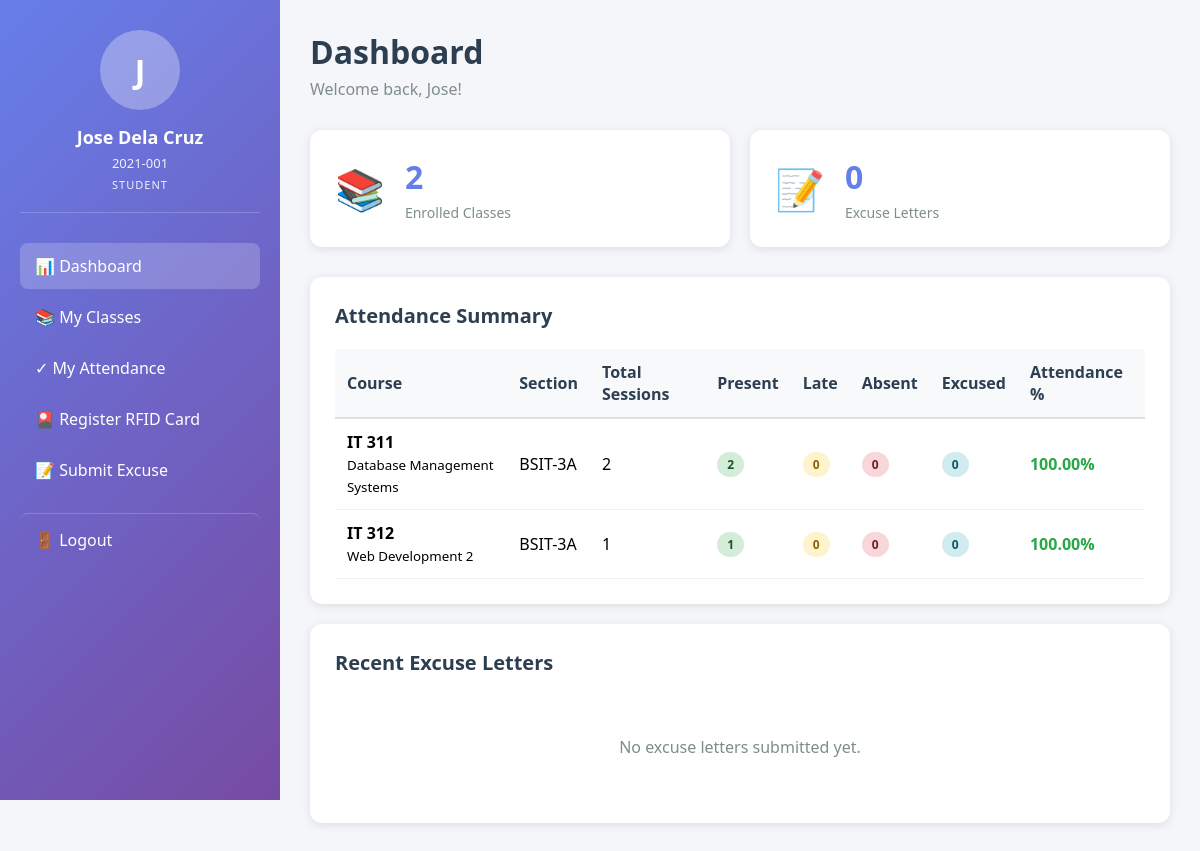
The page /student_dashboard.php (signed in) on the database its author committed.
### tables this page shows
CREATE TABLE students (
    student_id INT AUTO_INCREMENT PRIMARY KEY,
    user_id INT UNIQUE NOT NULL,
    student_number VARCHAR(20) UNIQUE NOT NULL,
    rfid_uid VARCHAR(50) UNIQUE NULL COMMENT 'RFID card unique identifier',
    rfid_registered_at TIMESTAMP NULL COMMENT 'When RFID was registered',
    rfid_registered_by INT NULL COMMENT 'Who registered the RFID (user_id)',
    rfid_status ENUM('active', 'deactivated') DEFAULT 'active' COMMENT 'Card status',
    rfid_deactivated_at TIMESTAMP NULL COMMENT 'When card was deactivated',
    rfid_deactivation_reason VARCHAR(255) NULL COMMENT 'Why card was deactivated',
    year_level TINYINT NOT NULL,
    program VARCHAR(50) NOT NULL,
    section VARCHAR(20),
    FOREIGN KEY (user_id) REFERENCES users(user_id) ON DELETE CASCADE,
    FOREIGN KEY (rfid_registered_by) REFERENCES users(user_id) ON DELETE SET NULL,
    INDEX idx_student_number (student_number),
    INDEX idx_rfid_uid (rfid_uid),
    INDEX idx_program_section (program, section)
);

CREATE TABLE users (
    user_id INT AUTO_INCREMENT PRIMARY KEY,
    username VARCHAR(50) UNIQUE NOT NULL,
    password VARCHAR(255) NOT NULL,
    email VARCHAR(100) UNIQUE NOT NULL,
    first_name VARCHAR(50) NOT NULL,
    last_name VARCHAR(50) NOT NULL,
    user_type ENUM('student', 'professor', 'secretary') NOT NULL,
    status ENUM('active', 'inactive') DEFAULT 'active',
    created_at TIMESTAMP DEFAULT CURRENT_TIMESTAMP,
    updated_at TIMESTAMP DEFAULT CURRENT_TIMESTAMP ON UPDATE CURRENT_TIMESTAMP,
    INDEX idx_user_type (user_type),
    INDEX idx_status (status)
);

CREATE TABLE classes (
    class_id INT AUTO_INCREMENT PRIMARY KEY,
    course_id INT NOT NULL,
    professor_id INT NOT NULL,
    section VARCHAR(20) NOT NULL,
    school_year VARCHAR(9) NOT NULL,
    semester ENUM('1', '2', 'Summer') NOT NULL,
    room VARCHAR(20),
    status ENUM('active', 'inactive') DEFAULT 'active',
    created_at TIMESTAMP DEFAULT CURRENT_TIMESTAMP,
    FOREIGN KEY (course_id) REFERENCES courses(course_id) ON DELETE CASCADE,
    FOREIGN KEY (professor_id) REFERENCES professors(professor_id) ON DELETE CASCADE,
    INDEX idx_school_year_semester (school_year, semester),
    INDEX idx_status (status)
);

CREATE TABLE courses (
    course_id INT AUTO_INCREMENT PRIMARY KEY,
    course_code VARCHAR(20) UNIQUE NOT NULL,
    course_name VARCHAR(100) NOT NULL,
    course_description TEXT,
    units DECIMAL(2,1) NOT NULL,
    INDEX idx_course_code (course_code)
);

### Database.php (called while the page is built, shortened)
<?php
class Database {
    private $host = '127.0.0.1';
    private $db   = 'citcs_attendance';
    private $user = 'root';
    private $pass = '';
    private $charset = 'utf8mb4';
    private $pdo;
    public function __construct() {
        $dsn = "mysql:host={$this->host};dbname={$this->db};charset={$this->charset}";
        $options = [
            PDO::ATTR_ERRMODE            => PDO::ERRMODE_EXCEPTION,
            PDO::ATTR_DEFAULT_FETCH_MODE => PDO::FETCH_ASSOC,
            PDO::ATTR_EMULATE_PREPARES   => false,
        ];
        $this->pdo = new PDO($dsn, $this->user, $this->pass, $options);
    }
    public function query($sql, $params = []) {
        $stmt = $this->pdo->prepare($sql);
        $stmt->execute($params);
        return $stmt;
    }
    public function all($sql, $params = []) {
        return $this->query($sql, $params)->fetchAll();
    }
    public function single($sql, $params = []) {
        return $this->query($sql, $params)->fetch();
    }
}
?>

### Auth.php (called while the page is built, shortened)
<?php
require_once 'Database.php';
class Auth {
    public function getRoleId() {
        return $_SESSION['role_id'] ?? null;
    }
}
?>

### StudentManager.php (called while the page is built, shortened)
<?php
require_once 'Database.php';
class StudentManager {
    private $db;
    public function __construct() {
        $this->db = new Database();
    }
    public function getStudentById($studentId) {
        $sql = "SELECT s.*, u.username, u.email, u.first_name, u.last_name, u.status, u.created_at,
                CONCAT(u.first_name, ' ', u.last_name) as full_name
                FROM students s
                JOIN users u ON s.user_id = u.user_id
                WHERE s.student_id = ?";
        return $this->db->single($sql, [$studentId]);
    }
    public function getStudentAttendanceSummary($studentId) {
        $sql = "SELECT
                c.class_id,
                co.course_code,
                co.course_name,
                c.section,
                COUNT(ar.attendance_id) as total_sessions,
                SUM(CASE WHEN ar.status = 'present' THEN 1 ELSE 0 END) as present_count,
                SUM(CASE WHEN ar.status = 'late' THEN 1 ELSE 0 END) as late_count,
                SUM(CASE WHEN ar.status = 'absent' THEN 1 ELSE 0 END) as absent_count,
                SUM(CASE WHEN ar.status = 'excused' THEN 1 ELSE 0 END) as excused_count,
                ROUND((SUM(CASE WHEN ar.status IN ('present', 'late') THEN 1 ELSE 0 END) / COUNT(ar.attendance_id)) * 100, 2) as attendance_percentage
                FROM class_enrollments ce
                JOIN classes c ON ce.class_id = c.class_id
                JOIN courses co ON c.course_id = co.course_id
                LEFT JOIN attendance_sessions asess ON c.class_id = asess.class_id AND asess.status = 'closed'
                LEFT JOIN attendance_records ar ON asess.session_id = ar.session_id AND ar.student_id = ce.student_id
                WHERE ce.student_id = ? AND ce.status = 'enrolled'
                GROUP BY c.class_id, co.course_code, co.course_name, c.section
                ORDER BY co.course_code";
        return $this->db->all($sql, [$studentId]);
    }
}
?>

### ClassManager.php (called while the page is built, shortened)
<?php
require_once 'Database.php';
class ClassManager {
    private $db;
    public function __construct() {
        $this->db = new Database();
    }
    public function getStudentClasses($studentId) {
        $sql = "SELECT c.class_id, c.section, c.school_year, c.semester, c.room,
                co.course_code, co.course_name, co.units,
                CONCAT(u.first_name, ' ', u.last_name) as professor_name,
                ce.enrollment_date
                FROM class_enrollments ce
                JOIN classes c ON ce.class_id = c.class_id
                JOIN courses co ON c.course_id = co.course_id
                JOIN professors p ON c.professor_id = p.professor_id
                JOIN users u ON p.user_id = u.user_id
                WHERE ce.student_id = ? AND ce.status = 'enrolled' AND c.status = 'active'
                ORDER BY co.course_code";
        return $this->db->all($sql, [$studentId]);
    }
}
?>

### ExcuseManager.php (called while the page is built, shortened)
<?php
require_once 'Database.php';
class ExcuseManager {
    private $db;
    public function __construct() {
        $this->db = new Database();
    }
    public function getExcuses($filters = []) {
        $sql = "SELECT e.*,
                s.student_number,
                CONCAT(u.first_name, ' ', u.last_name) as student_name,
                s.program, s.section,
                CONCAT(approver.first_name, ' ', approver.last_name) as approver_name,
                (SELECT COUNT(*) FROM excuse_dates WHERE excuse_id = e.excuse_id) as affected_dates_count,
                (SELECT COUNT(*) FROM excuse_attachments WHERE excuse_id = e.excuse_id) as attachment_count
                FROM excuse_letters e
                JOIN students s ON e.student_id = s.student_id
                JOIN users u ON s.user_id = u.user_id
                LEFT JOIN users approver ON e.approved_by = approver.user_id
                WHERE 1=1";
        $params = [];
        if (!empty($filters['student_id'])) {
            $sql .= " AND e.student_id = ?";
            $params[] = $filters['student_id'];
        }
        $sql .= " ORDER BY e.submitted_date DESC";
        return $this->db->all($sql, $params);
    }
}
?>

### student_dashboard.php (the view, shortened to what this page needs)
<?php
require_once 'Auth.php';
require_once 'StudentManager.php';
require_once 'ClassManager.php';
require_once 'ExcuseManager.php';
$auth = new Auth();
$auth->requireRole(['student']);
$studentManager = new StudentManager();
$classManager = new ClassManager();
$excuseManager = new ExcuseManager();
$studentId = $auth->getRoleId();
$student = $studentManager->getStudentById($studentId);
$classes = $classManager->getStudentClasses($studentId);
$attendanceSummary = $studentManager->getStudentAttendanceSummary($studentId);
$excuses = $excuseManager->getExcuses(['student_id' => $studentId]);
?>
<!DOCTYPE html>
<html lang="en">
<head>
</head>
<body>
    <?php include 'includes/student_sidebar.php'; ?>
    <div class="dashboard-container">
        <main class="main-content">
            <div class="page-header">
                <h1>Dashboard</h1>
                <p>Welcome back, <?php echo htmlspecialchars($student['first_name']); ?>!</p>
            </div>
            <div class="stats-grid">
                <div class="stat-card">
                    <div class="stat-icon">📚</div>
                    <div class="stat-info">
                        <h3><?php echo count($classes); ?></h3>
                        <p>Enrolled Classes</p>
                    </div>
                </div>
                <div class="stat-card">
                    <div class="stat-icon">📝</div>
                    <div class="stat-info">
                        <h3><?php echo count($excuses); ?></h3>
                        <p>Excuse Letters</p>
                    </div>
                </div>
            </div>
            <div class="section-card">
                <h2>Attendance Summary</h2>
                <?php if (empty($attendanceSummary)): ?>
                    <p class="empty-state">No attendance records yet.</p>
                <?php else: ?>
                    <div class="table-responsive">
                        <table class="data-table">
                            <thead>
                                <tr>
                                    <th>Course</th>
                                    <th>Section</th>
                                    <th>Total Sessions</th>
                                    <th>Present</th>
                                    <th>Late</th>
                                    <th>Absent</th>
                                    <th>Excused</th>
                                    <th>Attendance %</th>
                                </tr>
                            </thead>
                            <tbody>
                                <?php foreach ($attendanceSummary as $class): ?>
                                    <tr>
                                        <td>
                                            <strong><?php echo htmlspecialchars($class['course_code']); ?></strong><br>
                                            <small><?php echo htmlspecialchars($class['course_name']); ?></small>
                                        </td>
                                        <td><?php echo htmlspecialchars($class['section']); ?></td>
                                        <td><?php echo $class['total_sessions']; ?></td>
                                        <td><span class="badge badge-success"><?php echo $class['present_count']; ?></span></td>
                                        <td><span class="badge badge-warning"><?php echo $class['late_count']; ?></span></td>
                                        <td><span class="badge badge-danger"><?php echo $class['absent_count']; ?></span></td>
                                        <td><span class="badge badge-info"><?php echo $class['excused_count']; ?></span></td>
                                        <td>
                                            <strong class="<?php echo $class['attendance_percentage'] >= 75 ? 'text-success' : 'text-danger'; ?>">
                                                <?php echo number_format($class['attendance_percentage'], 2); ?>%
                                            </strong>
                                        </td>
                                    </tr>
                                <?php endforeach; ?>
                            </tbody>
                        </table>
                    </div>
                <?php endif; ?>
            </div>
            <div class="section-card">
                <h2>Recent Excuse Letters</h2>
                <?php if (empty($excuses)): ?>
                    <p class="empty-state">No excuse letters submitted yet.</p>
                <?php endif; ?>
            </div>
        </main>
    </div>
</body>
</html>

### rows shown on the page
students: user.first_name "Jose"
classes: course.course_code "IT 311", course.course_name "Database Management Systems", section "BSIT-3A", total_sessions "2", present_count "2", late_count "0", absent_count "0", excused_count "0", attendance_percentage "100.00"
classes: course.course_code "IT 312", course.course_name "Web Development 2", section "BSIT-3A", total_sessions "1", present_count "1", late_count "0", absent_count "0", excused_count "0", attendance_percentage "100.00"

### other values the page prints
substr($_SESSION['full_name'], 0, 1) "J"
$_SESSION['full_name'] "Jose Dela Cruz"
$_SESSION['identifier'] "2021-001"
count($classes) "2"
count($excuses) "0"
